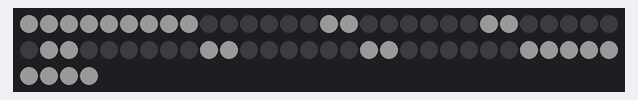
This sketch was run on a simulated Arduino Uno, built with avr-gcc and run on an emulated ATmega328P. On the bench: 64 RGB LEDs in strip order, left to right, continuing on the next row. Dim RGB values are drawn brighter than linear.

Above: at 0.1 s.

The sketch:

Square_Matrix.ino
```cpp
#include <Adafruit_NeoPixel.h>
int pixel;

Adafruit_NeoPixel matrix(64, 6);

void setup() {

  matrix.begin();

  matrix.setBrightness(25);

  randomSeed(analogRead(0));
  pixel = 0;
  for(int i = 0; i < 64; i++)
  {
    int red = 255;
    int green = 255;
    int blue = 255;
    matrix.setPixelColor(i, matrix.Color(red, green, blue));
  }

  pixel = 8;
  for(int i = 0; i < 6; i++)
  {
      int red = 0;
      int green = 0;
      int blue = 0;
    for(int d = 0; d < 6; d++)
    {
       pixel++;
       matrix.setPixelColor(pixel, matrix.Color(red, green, blue));
    }
     pixel += 2;
  }


  matrix.show();

}

void loop() {
  // put your main code here, to run repeatedly:

}
```
